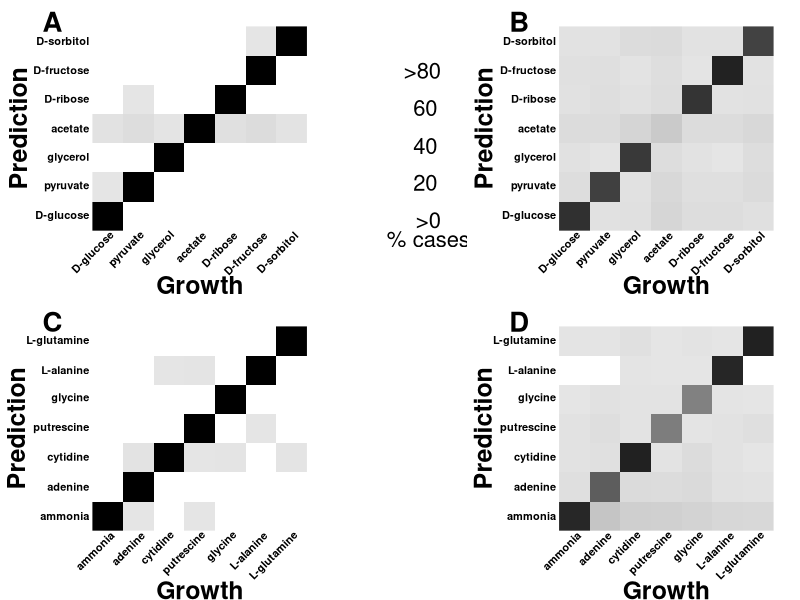

The R script that drew this image:
max.value <- 350
color.scale <- function()
{
	n = 280
	gray(c(1, .90*(1-(1:n)/n), rep(0,70)))
}
value.to.color <- function( value, color.scale )
{
	n <- length( color.scale )
	print(floor((n-1)*value/max.value)+1)
	color.scale[floor((n-1)*value/max.value)+1]
}


N1R1C = c(344,0,0,0,0,0,0,1,338,0,0,0,0,0,0,0,348,0,0,0,0,4,10,2,350,7,11,3,0,1,0,0,342,0,0,0,0,0,0,0,337,0,0,0,0,0,0,1,347)
N1R1C[N1R1C!=0] <- N1R1C[N1R1C!=0]
N1R1N = c(350,1,0,1,0,0,0,0,346,0,0,0,0,0,0,3,349,1,2,0,2,0,0,0,346,0,1,0,0,0,0,0,347,0,0,0,0,1,2,0,346,0,0,0,0,0,0,0,348)
N1R1N[N1R1N!=0] <- N1R1N[N1R1N!=0]
N20R1C = c(221,6,7,19,10,10,7,10,202,6,16,8,8,13,5,2,211,10,4,1,10,12,11,20,34,11,12,16,5,9,5,10,216,4,5,7,8,3,9,2,238,4,4,4,11,13,4,4,199)
N20R1C[N20R1C!=0] <- N20R1C[N20R1C!=0]
N20R1N = c(233,40,28,26,22,18,16,8,167,13,12,14,6,4,4,7,240,3,11,4,1,4,9,3,127,2,4,8,1,5,3,3,123,2,1,0,0,2,1,1,234,0,2,2,7,1,3,1,240)
N20R1N[N20R1N!=0] <- N20R1N[N20R1N!=0]
dim(N1R1C) <- c(7,7)
dim(N1R1N) <- c(7,7)
dim(N20R1C) <- c(7,7)
dim(N20R1N) <- c(7,7)

filename = "heatmap.pdf"

#library(fields) 

pdf(filename, width=12.5, height=10)

#par(mfrow=c(2,2))

layout( matrix(c(1,5,2,3,5,4), 2, 3, byrow=T ), widths=c(5,2,5) )

par(mgp=c(1,1,0))
par(oma=c(0,0,0,0))
par(family = "Helvetica")

par(mar=c(5.25,7,2,2))

image(N1R1C, zlim=c(0, max.value), col = color.scale(),
      axes=FALSE,
      xaxt="n",
      yaxt="n"
)

text(x = -0.3,
     y = 1.11,
     cex = 2.5,
     labels = 'A',
     xpd = TRUE,
     font = 2
)

text(x = c(0,0.167,0.33,0.5,0.67,0.833,1.0)+0.025,
     y = -0.1,
     labels = paste(lab=rev(c('D-sorbitol',"D-fructose","D-ribose","acetate","glycerol","pyruvate",'D-glucose')), sep = " "),
     srt = 45,
     adj = 1,
     cex = 1,
     xpd = TRUE,
     font = 2
)

mtext("Growth", 1, line=4, cex=1.5, font = 2)

text(x = -0.1,
     y = c(0,0.167,0.33,0.5,0.67,0.833,1.0),
     labels = paste(lab=rev(c('D-sorbitol',"D-fructose","D-ribose","acetate","glycerol","pyruvate",'D-glucose')), sep = " "),
     adj = 1,
     cex = 1,
     xpd = TRUE,
     font = 2
)

mtext("Prediction", 2, line=4.75, cex=1.5, font = 2)

par(mar=c(5.25,7,2,2))

image(N20R1C, zlim=c(0, max.value), col = color.scale(),
      axes=FALSE,
      xaxt="n",
      yaxt="n"
)

text(x = -0.3,
     y = 1.11,
     cex = 2.5,
     labels = 'B',
     xpd = TRUE,
     font = 2
)

text(x = c(0,0.167,0.33,0.5,0.67,0.833,1.0)+0.025,
     y = -0.1,
     labels = paste(lab=rev(c('D-sorbitol',"D-fructose","D-ribose","acetate","glycerol","pyruvate",'D-glucose')), sep = " "),
     srt = 45,
     adj = 1,
     cex = 1,
     xpd = TRUE,
     font = 2
)

mtext("Growth", 1, line=4, cex=1.5, font = 2)

text(x = -0.1,
     y = c(0,0.167,0.33,0.5,0.67,0.833,1.0),
     labels = paste(lab=rev(c('D-sorbitol',"D-fructose","D-ribose","acetate","glycerol","pyruvate",'D-glucose')), sep = " "),
     adj = 1,
     cex = 1,
     xpd = TRUE,
     font = 2
)

mtext("Prediction", 2, line=4.85, cex=1.5, font = 2)

par(mar=c(5.25,7,2,2))


image(N1R1N, zlim=c(0, max.value), col = color.scale(),
      axes=FALSE,
      xaxt="n",
      yaxt="n"
)

text(x = -0.3,
     y = 1.11,
     cex = 2.5,
     labels = 'C',
     xpd = TRUE,
     font = 2
)

text(x = c(0,0.167,0.33,0.5,0.67,0.833,1.0)+0.025,
     y = -0.1,
     labels = paste(lab=rev(c('L-glutamine',"L-alanine","glycine","putrescine","cytidine","adenine",'ammonia')), sep = " "),
     srt = 45,
     adj = 1,
     cex = 1,
     xpd = TRUE,
     font = 2
)

mtext("Growth", 1, line=4.4, cex=1.5, font = 2)

text(x = -0.1,
     y = c(0,0.167,0.33,0.5,0.67,0.833,1.0),
     labels = paste(lab=rev(c('L-glutamine',"L-alanine","glycine","putrescine","cytidine","adenine",'ammonia')), sep = " "),
     adj = 1,
     cex = 1,
     xpd = TRUE,
     font = 2
)

mtext("Prediction", 2, line=4.9, cex=1.5, font = 2)

par(mar=c(5.25,7,2,2))

image(N20R1N, zlim=c(0, max.value), col = color.scale(),
      axes=FALSE,
      xaxt="n",
      yaxt="n"
)


text(x = -0.3,
     y = 1.11,
     cex = 2.5,
     labels = 'D',
     xpd = TRUE,
     font = 2
)

text(x = c(0,0.167,0.33,0.5,0.67,0.833,1.0)+0.025,
     y = -0.1,
     labels = paste(lab=rev(c('L-glutamine',"L-alanine","glycine","putrescine","cytidine","adenine",'ammonia')), sep = " "),
     srt = 45,
     adj = 1,
     cex = 1,
     xpd = TRUE,
     font = 2
)

mtext("Growth", 1, line=4.4, cex=1.5, font = 2)

text(x = -0.1,
     y = c(0,0.167,0.33,0.5,0.67,0.833,1.0),
     labels = paste(lab=rev(c('L-glutamine',"L-alanine","glycine","putrescine","cytidine","adenine",'ammonia')), sep = " "),
     adj = 1,
     cex = 1,
     xpd = TRUE,
     font = 2
)

mtext("Prediction", 2, line=4.9, cex=1.5, font = 2)


plot.new()
plot.window( xlim=c(-10,10), ylim=c(-2,2) )

leg.x = -20
leg.y = 2.
leg.dx = 4
leg.dy = -1.66
leg.delta = .16

legend(leg.x,
       leg.y,
       x.intersp=0,
       y.intersp=.5,
       legend=c("", "", "", "", "", "", "", "", ""), 
       fill=value.to.color( c(280, 245, 210, 175, 140, 105, 70, 35, 5), color.scale() ),
       border=value.to.color( c(280, 245, 210, 175, 140, 105, 70, 35, 5), color.scale() ),
       cex=5,
       box.lwd=0,
       bty="n")

#text(leg.x+leg.dx,leg.y+leg.dy+11*leg.delta,"100", cex=2, xpd = TRUE)
text(leg.x+leg.dx,leg.y+leg.dy+9*leg.delta,">80", cex=2, xpd = TRUE)
text(leg.x+leg.dx,leg.y+leg.dy+7*leg.delta," 60", cex=2, xpd = TRUE)
text(leg.x+leg.dx,leg.y+leg.dy+5*leg.delta," 40", cex=2, xpd = TRUE)
text(leg.x+leg.dx,leg.y+leg.dy+3*leg.delta," 20", cex=2, xpd = TRUE)
text(leg.x+leg.dx,leg.y+leg.dy+1*leg.delta,"  >0", cex=2, xpd = TRUE)
text(leg.x+leg.dx+9,leg.y+leg.dy+0*leg.delta, "% cases", cex=2, xpd = TRUE)

dev.off()